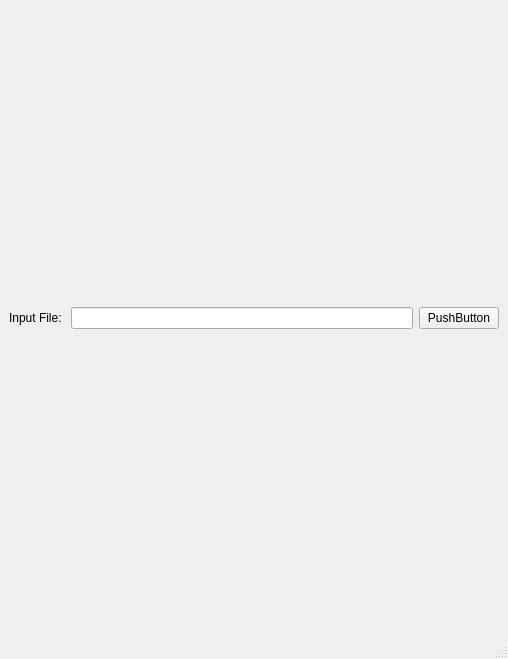
<?xml version="1.0" encoding="UTF-8"?>
<ui version="4.0">
 <class>MainWindow</class>
 <widget class="QMainWindow" name="MainWindow">
  <property name="geometry">
   <rect>
    <x>0</x>
    <y>0</y>
    <width>508</width>
    <height>659</height>
   </rect>
  </property>
  <property name="windowTitle">
   <string>MainWindow</string>
  </property>
  <widget class="QWidget" name="centralwidget">
   <layout class="QGridLayout" name="gridLayout">
    <item row="0" column="0">
     <layout class="QHBoxLayout" name="inputLayout">
      <property name="spacing">
       <number>6</number>
      </property>
      <property name="sizeConstraint">
       <enum>QLayout::SizeConstraint::SetDefaultConstraint</enum>
      </property>
      <item>
       <widget class="QLabel" name="label">
        <property name="text">
         <string>Input File: </string>
        </property>
       </widget>
      </item>
      <item>
       <widget class="QLineEdit" name="lineEdit"/>
      </item>
      <item>
       <widget class="QPushButton" name="pushButton">
        <property name="text">
         <string>PushButton</string>
        </property>
       </widget>
      </item>
     </layout>
    </item>
    <item row="1" column="0">
     <layout class="QHBoxLayout" name="horizontalLayout" stretch=""/>
    </item>
   </layout>
  </widget>
  <widget class="QMenuBar" name="menubar">
   <property name="geometry">
    <rect>
     <x>0</x>
     <y>0</y>
     <width>508</width>
     <height>23</height>
    </rect>
   </property>
  </widget>
  <widget class="QStatusBar" name="statusbar"/>
 </widget>
 <resources/>
 <connections/>
</ui>
